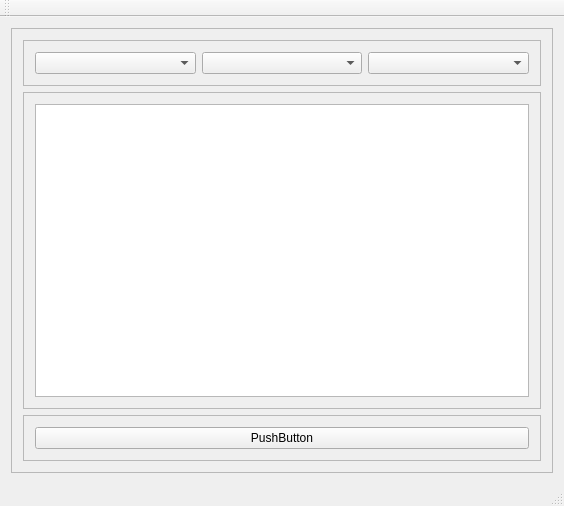
<?xml version="1.0" encoding="UTF-8"?>
<ui version="4.0">
 <class>MainWindow</class>
 <widget class="QMainWindow" name="MainWindow">
  <property name="geometry">
   <rect>
    <x>0</x>
    <y>0</y>
    <width>564</width>
    <height>506</height>
   </rect>
  </property>
  <property name="windowTitle">
   <string>MainWindow</string>
  </property>
  <widget class="QWidget" name="centralWidget">
   <layout class="QHBoxLayout" name="horizontalLayout">
    <item>
     <widget class="QFrame" name="frame">
      <property name="frameShape">
       <enum>QFrame::StyledPanel</enum>
      </property>
      <property name="frameShadow">
       <enum>QFrame::Raised</enum>
      </property>
      <layout class="QVBoxLayout" name="verticalLayout">
       <item>
        <widget class="QFrame" name="frame_4">
         <property name="frameShape">
          <enum>QFrame::StyledPanel</enum>
         </property>
         <property name="frameShadow">
          <enum>QFrame::Raised</enum>
         </property>
         <layout class="QHBoxLayout" name="horizontalLayout_4">
          <item>
           <widget class="QComboBox" name="comboBox_1"/>
          </item>
          <item>
           <widget class="QComboBox" name="comboBox_2"/>
          </item>
          <item>
           <widget class="QComboBox" name="comboBox_3"/>
          </item>
         </layout>
        </widget>
       </item>
       <item>
        <widget class="QFrame" name="frame_2">
         <property name="frameShape">
          <enum>QFrame::StyledPanel</enum>
         </property>
         <property name="frameShadow">
          <enum>QFrame::Raised</enum>
         </property>
         <layout class="QHBoxLayout" name="horizontalLayout_2">
          <item>
           <widget class="QListWidget" name="listWidget"/>
          </item>
         </layout>
        </widget>
       </item>
       <item>
        <widget class="QFrame" name="frame_3">
         <property name="frameShape">
          <enum>QFrame::StyledPanel</enum>
         </property>
         <property name="frameShadow">
          <enum>QFrame::Raised</enum>
         </property>
         <layout class="QHBoxLayout" name="horizontalLayout_3">
          <item>
           <widget class="QPushButton" name="pushButton">
            <property name="text">
             <string>PushButton</string>
            </property>
           </widget>
          </item>
         </layout>
        </widget>
       </item>
      </layout>
     </widget>
    </item>
   </layout>
  </widget>
  <widget class="QMenuBar" name="menuBar">
   <property name="geometry">
    <rect>
     <x>0</x>
     <y>0</y>
     <width>564</width>
     <height>21</height>
    </rect>
   </property>
  </widget>
  <widget class="QToolBar" name="mainToolBar">
   <attribute name="toolBarArea">
    <enum>TopToolBarArea</enum>
   </attribute>
   <attribute name="toolBarBreak">
    <bool>false</bool>
   </attribute>
  </widget>
  <widget class="QStatusBar" name="statusBar"/>
 </widget>
 <layoutdefault spacing="6" margin="11"/>
 <resources/>
 <connections/>
</ui>
